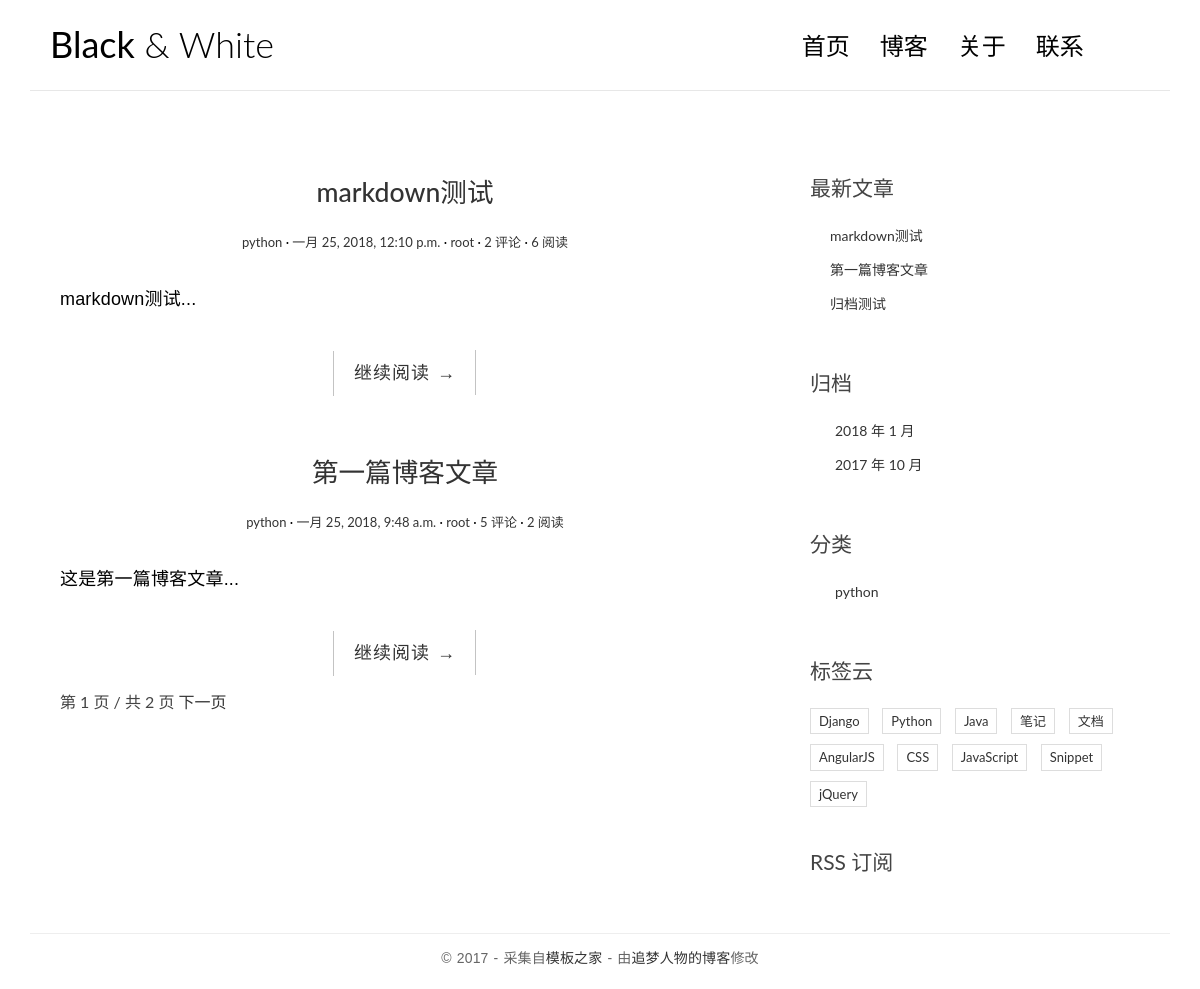
The app's page /, older data.
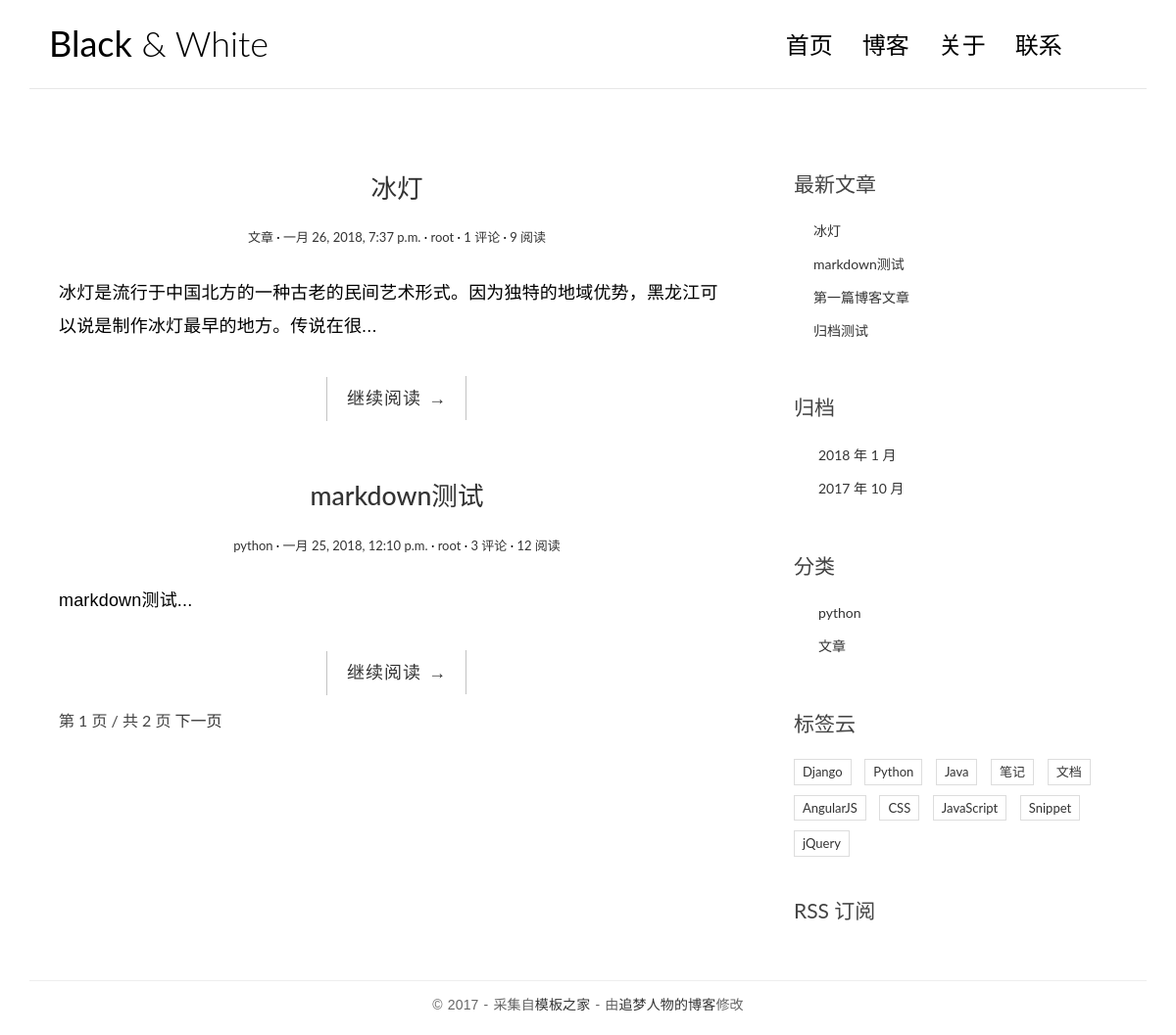
The same page, newer data.
### blog/models.py (models this page shows, shortened)
class Post(models.Model):
    title = models.CharField(max_length=70, verbose_name='标题')
    body = models.TextField(verbose_name='内容')
    created_time = models.DateTimeField(verbose_name='创建时间')
    modified_time = models.DateTimeField(verbose_name='修改时间')
    excerpt = models.CharField(max_length=200, blank=True, verbose_name='摘要')
    category = models.ForeignKey(Category, on_delete=models.CASCADE, verbose_name='分类')
    tags = models.ManyToManyField(Tag, blank=True, verbose_name='标签')
    author = models.ForeignKey(User, on_delete=models.CASCADE, verbose_name='作者')
    views = models.PositiveIntegerField(default=0, editable=False)
    def get_absolute_url(self):
        return reverse('blog:info', kwargs={'pk': self.pk})
    class Meta:
        ordering = ['-created_time']

class Category(models.Model):
    name = models.CharField(max_length=100)

### blog/views.py (the view)
# urls.py: path('', views.IndexView.as_view(), name='index'),
class IndexView(ListView):
    model = Post
    template_name = 'blog/index.html'
    context_object_name = 'post_list'
    paginate_by = 2

### blog/templatetags/blog_tags.py (called while the page is built)
@register.simple_tag
def get_recent_posts(num=5):
    return Post.objects.all()[:num]

@register.simple_tag
def archives():
    return Post.objects.dates('created_time', 'month', order='DESC')

@register.simple_tag
def get_categories():
    return Category.objects.all()

### blog/templates/blog/index.html (shortened to what this page needs)
{% extends 'blog/base.html' %}
{% block main %}
{% for post in post_list %}
<article class="post post-{{ post.pk }}">
    <header class="entry-header">
        <h1 class="entry-title">
            <a href="{{ post.get_absolute_url }}">{{ post.title }}</a>
        </h1>
        <div class="entry-meta">
            <span class="post-category"><a href="#">{{ post.category.name }}</a></span>
            <span class="post-date"><a href="#"><time class="entry-date"
                                                      datetime="{{ post.created_time }}">{{ post.created_time }}</time></a></span>
            <span class="post-author"><a href="#">{{ post.author }}</a></span>
            <span class="comments-link"><a href="#">{{ post.comment_set.count }} 评论</a></span>
            <span class="views-count"><a href="#">{{ post.views }} 阅读</a></span>
        </div>
    </header>
    <div class="entry-content clearfix">
        <p>{{ post.excerpt }}...</p>
        <div class="read-more cl-effect-14">
            <a href="{{ post.get_absolute_url }}" class="more-link">继续阅读 <span class="meta-nav">→</span></a>
        </div>
    </div>
</article>
{% empty %}
<div class="no-post">暂时还没有发布文章！</div>
{% endfor %}
{% if is_paginated %}
<div class="pagination-simple">
    <span class="current">第 {{ page_obj.number }} 页 / 共 {{ page_obj.paginator.num_pages }} 页</span>
    {% if page_obj.has_next %}
    <a href="?page={{ page_obj.next_page_number }}">下一页</a>
    {% endif %}
</div>
{% endif %}
{% endblock main %}

### blog/templates/blog/base.html (shortened to what this page needs)
{% load staticfiles %}
{% load blog_tags %}
<!DOCTYPE html>
<html>
<head>
    <link rel="stylesheet" href="{% static 'css/bootstrap.min.css' %}">
    <link rel="stylesheet" href="http://code.ionicframework.com/ionicons/2.0.1/css/ionicons.min.css">
    <link rel="stylesheet" href="{% static 'css/pace.css' %}">
    <link rel="stylesheet" href="{% static 'css/custom.css' %}">
    <link rel="stylesheet" href="{% static 'css/highlights/github.css' %}">
</head>
<body>
<div class="container">
    <header id="site-header">
        <div class="row">
            <div class="col-md-4 col-sm-5 col-xs-8">
                <div class="logo">
                    <h1><a href="{% url 'blog:index' %}"><b>Black</b> &amp; White</a></h1>
                </div>
            </div>
            <div class="col-md-8 col-sm-7 col-xs-4">
                <nav class="main-nav" role="navigation">
                    <div class="collapse navbar-collapse" id="bs-example-navbar-collapse-1">
                        <ul class="nav navbar-nav navbar-right">
                            <li class="cl-effect-11"><a href="{% url 'blog:index' %}" data-hover="首页">首页</a></li>
                            <li class="cl-effect-11"><a href="full-width.html" data-hover="博客">博客</a></li>
                            <li class="cl-effect-11"><a href="about.html" data-hover="关于">关于</a></li>
                            <li class="cl-effect-11"><a href="contact.html" data-hover="联系">联系</a></li>
                        </ul>
                    </div>
                </nav>
            </div>
        </div>
    </header>
</div>
<div class="content-body">
    <div class="container">
        <div class="row">
            <main class="col-md-8">
                {% block main %}
                {% endblock main %}
            </main>
            <aside class="col-md-4">
                <div class="widget widget-recent-posts">
                    <h3 class="widget-title">最新文章</h3>
                    {% get_recent_posts as recent_post_list %}
                    <ul>
                        {% for post in recent_post_list %}
                        <li>
                            <a href="{{ post.get_absolute_url }}">{{ post.title }}</a>
                        </li>
                        {% empty %}
                        暂无文章！
                        {% endfor %}
                    </ul>
                </div>
                <div class="widget widget-archives">
                    <h3 class="widget-title">归档</h3>
                    {% archives as date_list %}
                    <ul>
                        {% for date in date_list %}
                        <li>
                            <a href="{% url 'blog:archives' date.year date.month %}">{{ date.year }} 年 {{ date.month }} 月</a>
                        </li>
                        {% empty %}
                        暂无归档！
                        {% endfor %}
                    </ul>
                </div>
                <div class="widget widget-category">
                    <h3 class="widget-title">分类</h3>
                    {% get_categories as category_list %}
                    <ul>
                        {% for category in category_list %}
                        <li>
                            <a href="{% url 'blog:category' category.pk %}">{{ category.name }} </a>
                        </li>
                        {% empty %}
                        暂无分类！
                        {% endfor %}
                    </ul>
                </div>
                <div class="widget widget-tag-cloud">
                    <h3 class="widget-title">标签云</h3>
                    <ul>
                        <li>
                            <a href="#">Django</a>
                        </li>
                        <li>
                            <a href="#">Python</a>
                        </li>
                        <li>
                            <a href="#">Java</a>
                        </li>
                        <li>
                            <a href="#">笔记</a>
                        </li>
                        <li>
                            <a href="#">文档</a>
                        </li>
                        <li>
                            <a href="#">AngularJS</a>
                        </li>
                        <li>
                            <a href="#">CSS</a>
                        </li>
                        <li>
                            <a href="#">JavaScript</a>
                        </li>
                        <li>
                            <a href="#">Snippet</a>
                        </li>
                        <li>
                            <a href="#">jQuery</a>
                        </li>
                    </ul>
                </div>
                <div class="rss">
                    <a href=""> RSS 订阅</a>
                </div>
            </aside>
        </div>
    </div>
</div>
<footer id="site-footer">
    <div class="container">
        <div class="row">
            <div class="col-md-12">
                <p class="copyright">&copy 2017 - 采集自<a href="http://www.cssmoban.com/"
                                                        target="_blank" title="模板之家">模板之家</a>
                    - 由<a href="http://zmrenwu.com/" title="网页模板" target="_blank">追梦人物的博客</a>修改
                </p>
            </div>
        </div>
    </div>
</footer>
</body>
</html>

### blog/static/css/custom.css (style rules this page uses)
* { outline: none; }
h1, h2, h3, h4, h5, h6 { margin-top: 0; }
b { font-weight: 400; }
a { color: #333; }
body { color: #444; font-family: 'Lato', sans-serif; }
p { font-family: 'Ubuntu', sans-serif; font-weight: 400; word-spacing: 1px; letter-spacing: 0.01em; }
#site-header { background-color: #FFF; padding: 25px 20px; margin-bottom: 40px; border-bottom: 1px solid #e7e7e7; }
.logo h1 a { color: #000; }
.logo h1 { margin: 0; font-family: 'Lato', sans-serif; font-weight: 300; }
.main-nav { margin-top: 11px; max-width: 95%; }
.main-nav a { color: #000000 !important; padding: 0 0 5px 0 !important; margin-right: 30px; font-family: 'Lato', sans-serif; font-weight: 300; font-size: 24px; }
.cl-effect-11 a { padding: 10px 0; color: #0972b4; text-shadow: none; }
.cl-effect-11 a::before { position: absolute; top: 0; left: 0; overflow: hidden; padding: 0 0 5px 0 !important; max-width: 0; border-bottom: 1px solid #000; color: #000; content: attr(data-hover); white-space: nowrap; -webkit-transition: max-width 0.5s; -moz-transition: max-width 0.5s; transition: max-width 0.5s; }
.content-body { padding-bottom: 4em; }
.post { background: #fff; padding: 30px 30px 0; }
.entry-title { text-align: center; font-size: 1.9em; margin-bottom: 20px; line-height: 1.6; padding: 10px 20px 0; }
.entry-meta { text-align: center; color: #DDDDDD; font-size: 13px; margin-bottom: 30px; }
.entry-content { font-size: 18px; line-height: 1.9; font-weight: 300; color: #000; }
.post-category::after, .post-date::after, .post-author::after, .comments-link::after { content: ' ·'; color: #000; }
.read-more { font-family: 'Ubuntu', sans-serif; font-weight: 400; word-spacing: 1px; letter-spacing: 0.01em; text-align: center; margin-top: 20px; }
.cl-effect-14 a { padding: 0 20px; height: 45px; line-height: 45px; position: relative; display: inline-block; margin: 15px 25px; letter-spacing: 1px; font-weight: 400; text-shadow: 0 0 1px rgba(255, 255, 255, 0.3); }
.cl-effect-14 a::before, .cl-effect-14 a::after { position: absolute; width: 45px; height: 1px; background: #C3C3C3; content: ''; -webkit-transition: all 0.3s; -moz-transition: all 0.3s; transition: all 0.3s; pointer-events: none; }
.cl-effect-14 a::before { top: 0; left: 0; -webkit-transform: rotate(90deg); -moz-transform: rotate(90deg); transform: rotate(90deg); -webkit-transform-origin: 0 0; -moz-transform-origin: 0 0; transform-origin: 0 0; }
.cl-effect-14 a::after { right: 0; bottom: 0; -webkit-transform: rotate(90deg); -moz-transform: rotate(90deg); transform: rotate(90deg); -webkit-transform-origin: 100% 0; -moz-transform-origin: 100% 0; transform-origin: 100% 0; }
.widget { background: #fff; padding: 30px 0 0; }
.widget-title { font-size: 1.5em; margin-bottom: 20px; line-height: 1.6; padding: 10px 0 0; font-weight: 400; }
.widget-recent-posts ul { padding: 0; margin: 0; padding-left: 20px; }
.widget-recent-posts ul li { list-style-type: none; position: relative; line-height: 170%; margin-bottom: 10px; }
.widget-recent-posts ul li::before { content: '\f3d3'; font-family: "Ionicons"; position: absolute; left: -17px; top: 3px; font-size: 16px; color: #000; }
.widget-archives ul { padding: 0; margin: 0; padding-left: 25px; }
.widget-archives ul li { list-style-type: none; position: relative; line-height: 170%; margin-bottom: 10px; }
.widget-archives ul li::before { content: '\f3f3'; font-family: "Ionicons"; position: absolute; left: -25px; top: 1px; font-size: 16px; color: #000; }
.widget-category ul { padding: 0; margin: 0; padding-left: 25px; }
.widget-category ul li { list-style-type: none; position: relative; line-height: 170%; margin-bottom: 10px; }
.widget-category ul li::before { content: '\f3fe'; font-family: "Ionicons"; position: absolute; left: -25px; top: 1px; font-size: 18px; color: #000; }
.widget-tag-cloud ul { padding: 0; margin: 0; margin-right: -10px; }
.widget-tag-cloud ul li { list-style-type: none; font-size: 13px; display: inline-block; margin-right: 10px; margin-bottom: 10px; padding: 3px 8px; border: 1px solid #ddd; }
.rss { font-size: 21px; margin-top: 30px; }
.rss a { color: #444; }
#site-footer { padding-top: 10px; padding: 0 0 1.5em 0; }
.copyright { text-align: center; padding-top: 1em; margin: 0; border-top: 1px solid #eee; color: #666; }
.pagination-simple { padding-left: 30px; font-size: 16px; }

Row changes from the older to the newer data that the page shows:
no longer on one of the page's lists (row unchanged): Post: title "第一篇博客文章", category.name "python", created_time "一月 25, 2018, 9:48 a.m.", author "root", comment_set.count "5", views "2", excerpt "这是第一篇博客文章"
added Post: title "冰灯", category.name "文章", created_time "一月 26, 2018, 7:37 p.m.", author "root", comment_set.count "1", views "9", excerpt "冰灯是流行于中国北方的一种古老的民间艺术形式。因为独特的地域优势，黑龙江可以说是制作冰灯最早的地方。传说在很"
changed Post "markdown测试": comment_set.count "2" → "3"; views "6" → "12"
added Category: name "文章"
